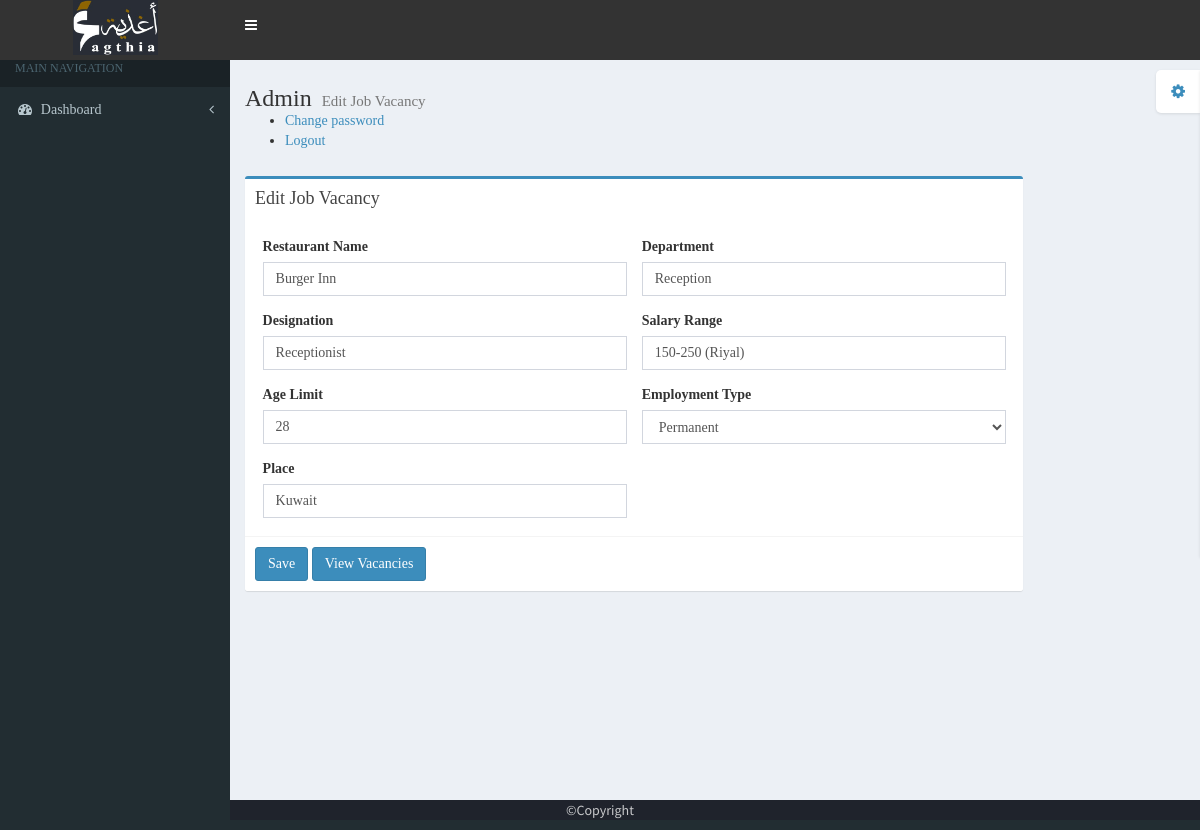
Screenshot of /edit_vacancy_adm/7 (signed in) with the database file from the repository.
### agthi/models.py (models this page shows)
class Job_recruitment(models.Model):
    restaurant = models.CharField(max_length=200, null=True)
    department = models.CharField(max_length=200, null=True)
    designation = models.CharField(max_length=200, null=True)
    salary_range = models.CharField(max_length=200, null=True)
    age_limit = models.CharField(max_length=200, null=True)
    employment_type = models.CharField(max_length=200, null=True)
    place = models.CharField(max_length=200, null=True)

### agthi/views.py (the view, shortened to what this page needs)
# urls.py: path('edit_vacancy_adm/<id>', agthi.views.edit_vacancy_adm, name='edit_vacancy_adm'),
@never_cache
@login_required
def edit_vacancy_adm(request, id):
    gnk = Job_recruitment.objects.get(id = id)
    return render(request, 'tem/edit_vacancy_adm1.html', {'gh': gnk})

### Templates/tem/edit_vacancy_adm1.html (shortened to what this page needs)
{% load static %}
<!DOCTYPE html>
<html>
  <head>
    <link href="{% static 'sta1/admin_panel/bootstrap/css/bootstrap.min.css' %}" rel="stylesheet" type="text/css" />
    <link href="https://maxcdn.bootstrapcdn.com/font-awesome/4.3.0/css/font-awesome.min.css" rel="stylesheet" type="text/css" />
    <link href="http://code.ionicframework.com/ionicons/2.0.0/css/ionicons.min.css" rel="stylesheet" type="text/css" />
    <link href="{% static 'sta1/admin_panel/dist/css/AdminLTE.min.css' %}" rel="stylesheet" type="text/css" />
    <link href="{% static 'sta1/admin_panel/dist/css/skins/_all-skins.min.css' %}" rel="stylesheet" type="text/css" />
  </head>
  <body class="skin-blue">
    <div class="wrapper">
      <header class="main-header">
         <a href="{% url 'home' %}" class="logo" style="background-color: #333;height:60px;">
          <img style="width:85px;height:55px" src="{% static 'sta1/images/logo_agthia.jpg' %}" alt="">
        </a>
        <nav class="navbar navbar-static-top" role="navigation" style="background-color: #333;height:60px;">
          <a href="#" class="sidebar-toggle" data-toggle="offcanvas" role="button">
          </a>
        </nav>
      </header>
      <aside class="main-sidebar">
        <section class="sidebar">
          <ul class="sidebar-menu">
            <li class="header" style="font-family: made avenue personal use;">MAIN NAVIGATION</li>
            <li class="treeview">
              <a href="#">
                <i class="fa fa-dashboard"></i> <span style="font-family: neusa next pro;">Dashboard</span> <i class="fa fa-angle-left pull-right"></i>
              </a>
            </li>
          </ul>
        </section>
      </aside>
      <div class="content-wrapper">
        <section class="content-header">
          <h1 style="margin-top:10px;font-family: made avenue personal use;">
            Admin
            <small>Edit Job Vacancy</small>
          </h1>
          <ul style="font-family:neusa next pro">
             <li><a href="#" id="change-password-link">Change password</a></li>
             <li><a href="{% url 'logout' %}">Logout</a></li>
          </ul>
        </section>
        <section class="content">
          <div class="row">
            <div class="col-md-10">
              <div class="box box-primary">
                <div class="box-header">
                  <h3 class="box-title"  style="font-family: made avenue personal use;">Edit Job Vacancy</h3>
                </div>
                <form id="edi-vac" style="font-family:neusa next pro" role="form" method="post" action="{% url 'edit_vacancy_adm' gh.id %}">
                  <div class="box-body">
                     <div class="form-group">
                        <label for="restaurantName">Restaurant Name</label>
                        <input class="form-control" type="text" id="restaurantName" value="{{gh.restaurant}}" name="restaurantName" required>
                    </div>
                    <div class="form-group">
                        <label for="department">Department</label>
                        <input class="form-control" type="text" id="department" value="{{gh.department}}" name="department" required>
                    </div>
                    <div class="form-group">
                        <label for="designation">Designation</label>
                        <input class="form-control" type="text" id="designation" value="{{gh.designation}}" name="designation" required>
                    </div>
                    <div class="form-group">
                        <label for="salaryRange">Salary Range</label>
                        <input class="form-control" type="text" id="salaryRange" value="{{gh.salary_range}}" name="salaryRange" required>
                    </div>
                    <div class="form-group">
                        <label for="ageLimit">Age Limit</label>
                        <input class="form-control" type="number" id="ageLimit" value="{{gh.age_limit}}" name="ageLimit" required>
                    </div>
                    <div class="form-group">
                        <label for="employmentType">Employment Type</label>
                        <select class="form-control" id="employmentType" name="employmentType" required>
                            {% if gh.employment_type == 'permanent' %}
                            <option value="permanent" selected>Permanent</option>
                            {% else %}
                             <option value="permanent">Permanent</option>
                            <option value="contract" selected>Contract</option>
                            {% endif %}
                        </select>
                    </div>
                    <div class="form-group">
                        <label for="place">Place</label>
                        <input class="form-control" type="text" id="place" value="{{gh.place}}" name="place" required>
                    </div>
                  </div>
                  <div class="box-footer">
                    <button form="edi-vac" type="submit" class="btn btn-primary">Save</button>
                    <button type="button" class="btn btn-primary" onclick="location.href='{% url 'view_vacancy_adm' %}'">View Vacancies</button>
                  </div>
                </form>
              </div>
            </div>
          </div>
        </section>
      </div>
       <footer>
            <p style="color: #c8c9cb;">©Copyright</p>
        </footer>
    </div>
  </body>
</html>

### rows the page displays
Job_recruitment: restaurantName "Burger Inn", department "Reception", designation "Receptionist", salaryRange "150-250 (Riyal)", ageLimit "28", employmentType "Permanent", place "Kuwait"
